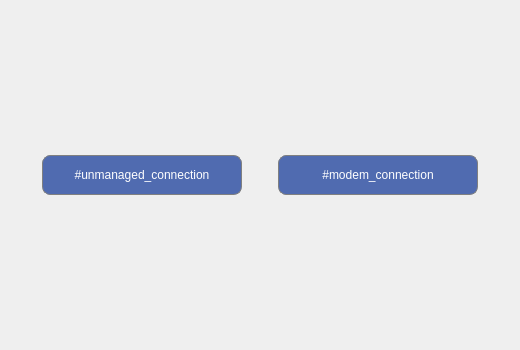
<?xml version="1.0" encoding="UTF-8"?>
<ui version="4.0">
 <class>NetworkWizardPage</class>
 <widget class="QFrame" name="NetworkWizardPage">
  <property name="geometry">
   <rect>
    <x>0</x>
    <y>0</y>
    <width>520</width>
    <height>350</height>
   </rect>
  </property>
  <property name="styleSheet">
   <string notr="true">QFrame#selectConnectionWizardWindow
{
	background-color: white;
}

QPushButton
{
	border: 1px solid gray;
    border-radius: 8px;
	padding: 8px;
	color: white;
	background-color: rgba(80, 107, 176);
}

QPushButton:disabled
{
	color: gray;
	background-color: lightgray;
}

QPushButton:pressed 
{
	background-color: rgba(98, 141, 191);
}

QPushButton#btnExit 
{
	color: black;
	padding: 0px;
	border: none; 
	background-color: none;
	qproperty-icon: url(:/Images/button_close.png);
}

QLabel#lblCaption 
{
	font: 75 12pt &quot;MS Shell Dlg 2&quot;;
	padding: 0px;
}</string>
  </property>
  <layout class="QVBoxLayout" name="verticalLayout">
   <item>
    <spacer name="verticalSpacer_2">
     <property name="orientation">
      <enum>Qt::Vertical</enum>
     </property>
     <property name="sizeHint" stdset="0">
      <size>
       <width>20</width>
       <height>206</height>
      </size>
     </property>
    </spacer>
   </item>
   <item>
    <layout class="QHBoxLayout" name="horizontalLayout_2">
     <item>
      <spacer name="horizontalSpacer_2">
       <property name="orientation">
        <enum>Qt::Horizontal</enum>
       </property>
       <property name="sizeHint" stdset="0">
        <size>
         <width>40</width>
         <height>20</height>
        </size>
       </property>
      </spacer>
     </item>
     <item>
      <widget class="QPushButton" name="btnUnmanaged">
       <property name="minimumSize">
        <size>
         <width>200</width>
         <height>40</height>
        </size>
       </property>
       <property name="maximumSize">
        <size>
         <width>200</width>
         <height>40</height>
        </size>
       </property>
       <property name="text">
        <string>#unmanaged_connection</string>
       </property>
      </widget>
     </item>
     <item>
      <spacer name="horizontalSpacer_3">
       <property name="orientation">
        <enum>Qt::Horizontal</enum>
       </property>
       <property name="sizeHint" stdset="0">
        <size>
         <width>40</width>
         <height>20</height>
        </size>
       </property>
      </spacer>
     </item>
     <item>
      <widget class="QPushButton" name="btnDialup">
       <property name="minimumSize">
        <size>
         <width>200</width>
         <height>40</height>
        </size>
       </property>
       <property name="maximumSize">
        <size>
         <width>200</width>
         <height>40</height>
        </size>
       </property>
       <property name="text">
        <string>#modem_connection</string>
       </property>
      </widget>
     </item>
     <item>
      <spacer name="horizontalSpacer">
       <property name="orientation">
        <enum>Qt::Horizontal</enum>
       </property>
       <property name="sizeHint" stdset="0">
        <size>
         <width>40</width>
         <height>20</height>
        </size>
       </property>
      </spacer>
     </item>
    </layout>
   </item>
   <item>
    <spacer name="verticalSpacer">
     <property name="orientation">
      <enum>Qt::Vertical</enum>
     </property>
     <property name="sizeHint" stdset="0">
      <size>
       <width>20</width>
       <height>206</height>
      </size>
     </property>
    </spacer>
   </item>
  </layout>
 </widget>
 <resources>
  <include location="../GUI/Resources/Resources.qrc"/>
 </resources>
 <connections/>
</ui>
